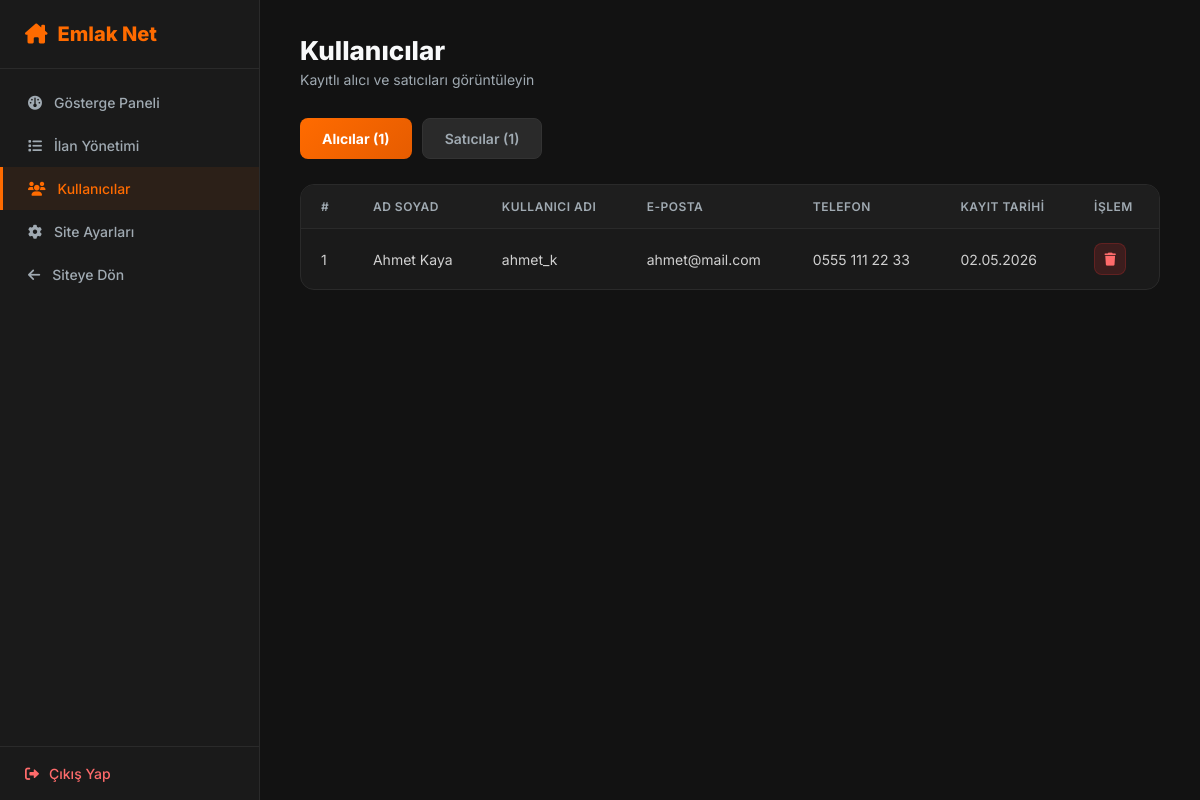
The page /admin/users.php (signed in) on the database its author committed.
### tables this page shows
CREATE TABLE alicilar (
    id            INT AUTO_INCREMENT PRIMARY KEY,
    kullanici_adi VARCHAR(50)  NOT NULL UNIQUE,
    ad_soyad      VARCHAR(100) NOT NULL,
    eposta        VARCHAR(100) NOT NULL UNIQUE,
    telefon       VARCHAR(20)  DEFAULT NULL,
    sifre         VARCHAR(255) NOT NULL,
    kayit_tarihi  TIMESTAMP    DEFAULT CURRENT_TIMESTAMP
);

### admin/users.php (the view, shortened to what this page needs)
<?php
require_once __DIR__ . '/../config/db.php';
$alicilar  = $db->query("SELECT *, 'alici' AS rol FROM alicilar ORDER BY id DESC")->fetchAll();
$saticilar = $db->query("SELECT *, 'satici' AS rol FROM saticilar ORDER BY id DESC")->fetchAll();
?>
<!DOCTYPE html>
<html lang="tr">
<head>
    <link rel="stylesheet" href="https://cdnjs.cloudflare.com/ajax/libs/font-awesome/6.0.0/css/all.min.css">
</head>
<body>
<?php include __DIR__ . '/partials/sidebar.php'; ?>
<div class="content">
    <div class="page-header">
        <div>
            <div class="page-title">Kullanıcılar</div>
            <div class="page-subtitle">Kayıtlı alıcı ve satıcıları görüntüleyin</div>
        </div>
    </div>
    <div style="display:flex;gap:10px;margin-bottom:25px;">
        <button onclick="sekmeGoster('alici')" id="btn-alici" class="btn-orange">Alıcılar (<?= count($alicilar) ?>)</button>
        <button onclick="sekmeGoster('satici')" id="btn-satici" class="btn-gray-btn">Satıcılar (<?= count($saticilar) ?>)</button>
    </div>
    <div id="sekme-alici" class="table-wrap">
        <table>
            <thead><tr><th>#</th><th>Ad Soyad</th><th>Kullanıcı Adı</th><th>E-Posta</th><th>Telefon</th><th>Kayıt Tarihi</th><th>İşlem</th></tr></thead>
            <tbody>
            <?php if (empty($alicilar)): ?>
                <tr><td colspan="7" style="text-align:center;color:#a0aab2;padding:30px;">Kayıtlı alıcı yok.</td></tr>
            <?php else: ?>
                <?php foreach ($alicilar as $u): ?>
                <tr>
                    <td><?= $u['id'] ?></td>
                    <td><?= htmlspecialchars($u['ad_soyad']) ?></td>
                    <td><?= htmlspecialchars($u['kullanici_adi']) ?></td>
                    <td><?= htmlspecialchars($u['eposta']) ?></td>
                    <td><?= htmlspecialchars($u['telefon'] ?? '—') ?></td>
                    <td><?= date('d.m.Y', strtotime($u['kayit_tarihi'])) ?></td>
                    <td>
                        <a href="users.php?sil_alici=<?= $u['id'] ?>" class="btn-sm btn-red" onclick="return confirm('Bu alıcıyı silmek istiyor musunuz?')"><i class="fa-solid fa-trash"></i></a>
                    </td>
                </tr>
                <?php endforeach; ?>
            <?php endif; ?>
            </tbody>
        </table>
    </div>
</div>
</body>
</html>

### admin/partials/admin_style.php (style rules this page uses)
* { margin:0; padding:0; box-sizing:border-box; font-family:'Inter',sans-serif; }
body { display:flex; background:#121212; color:#f8f9fa; min-height:100vh; }
.content { margin-left:260px; flex:1; padding:35px 40px; }
.page-header { display:flex; justify-content:space-between; align-items:flex-start; margin-bottom:30px; }
.page-title { font-size:26px; font-weight:800; margin-bottom:5px; }
.page-subtitle { color:#a0aab2; font-size:14px; }
.table-wrap { background:#1a1a1a; border:1px solid #2a2a2a; border-radius:14px; overflow:hidden; }
table { width:100%; border-collapse:collapse; }
thead th { background:#1e1e1e; padding:14px 20px; text-align:left; font-size:12px; font-weight:600; color:#a0aab2; text-transform:uppercase; letter-spacing:.5px; border-bottom:1px solid #2a2a2a; }
tbody td { padding:14px 20px; border-bottom:1px solid #222; font-size:14px; color:#d0d0d0; }
tbody tr:last-child td { border-bottom:none; }
.btn-orange { background:linear-gradient(135deg,#ff6b00,#e65c00); color:#fff; border:none; padding:11px 22px; border-radius:8px; font-size:14px; font-weight:700; cursor:pointer; text-decoration:none; display:inline-flex; align-items:center; gap:8px; transition:all .3s; }
.btn-gray-btn { background:#2a2a2a; color:#a0aab2; border:1px solid #333; padding:11px 22px; border-radius:8px; font-size:14px; font-weight:600; cursor:pointer; text-decoration:none; display:inline-flex; align-items:center; gap:8px; transition:all .2s; }
.btn-sm { display:inline-flex; align-items:center; justify-content:center; width:32px; height:32px; border-radius:8px; text-decoration:none; font-size:13px; transition:all .2s; }
.btn-red { background:rgba(255,50,50,.15); color:#ff6b6b; border:1px solid rgba(255,50,50,.2); }

### rows shown on the page
alicilar: id "1", ad_soyad "Ahmet Kaya", kullanici_adi "ahmet_k", eposta "ahmet@mail.com", telefon "0555 111 22 33", kayit_tarihi "02.05.2026"

### other values the page prints
count($alicilar) "1"
count($saticilar) "1"
